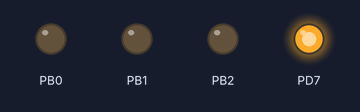
The program below on a simulated ATmega328P, built with avr-gcc and emulated at 11.0592 MHz. On the bench: output pins drawn as LEDs (lit = HIGH). At 0.0 s the program stops and its outputs stay as they are.

Above: at 0.1 s.
Timing chart, 0 to 1.5 s (numbered marks = the images above):
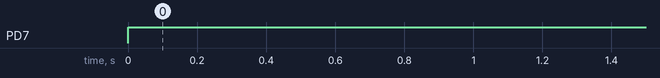

Measured:
- by itself, PD7: LOW → HIGH at 0.00 s

The program:

buttonSimple.c
```c
/*
 * buttonSimple.c
 *
 * Created: 3/9/2016 10:29:32 PM
 *  Author: Sili
 *
 * Description: This project will illustrate the basics of using the push button on the development board
 */

#define F_CPU 11059200UL

#include <avr/io.h>
#include <util/delay.h>

int main(void)
{
	DDRB |= (1<<0) | (1<<1) | (1<<2);
	PORTB = (1<<PB0) & (1<<PB1) & (1<<PB2);

	DDRD = 1 << PD7;
	PORTD = 1 << PD7;
	while(1)
	{
		if(!(PIND & (1<<PD7)))
		{
			PORTB = (1<<PB0) | (1<<PB1) | (1<<PB2);
		}
		else{
			PORTB = 0x00;
		}
	}
}
```
